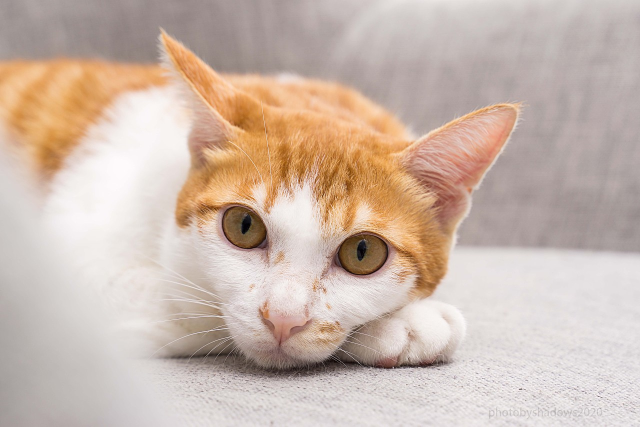
#> input picture opencv/cat.jpg, 1280 x 853 px (shown at 1/2 size)
$ python test_3.py
#> lines starting #> are read from the running program, lines starting #| are printed output that depends on the picture
import cv2

img = cv2.imread('cat.jpg')
#> img is the input picture: shape (853, 1280, 3); mean B, G, R 172, 184, 203.1
img = cv2.resize(img, (500, 500))
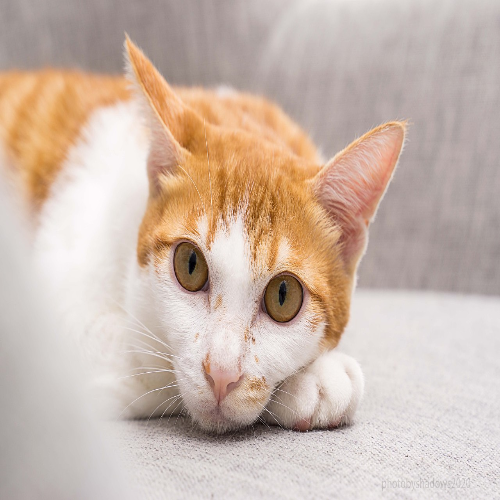
#> img: shape (500, 500, 3); mean B, G, R 171.9, 183.9, 203
top_size, bottom_size, left_size, right_size = [50, 50, 50, 50]
show = cv2.copyMakeBorder(img, top_size, bottom_size, left_size, right_size, cv2.BORDER_WRAP, value= 0)
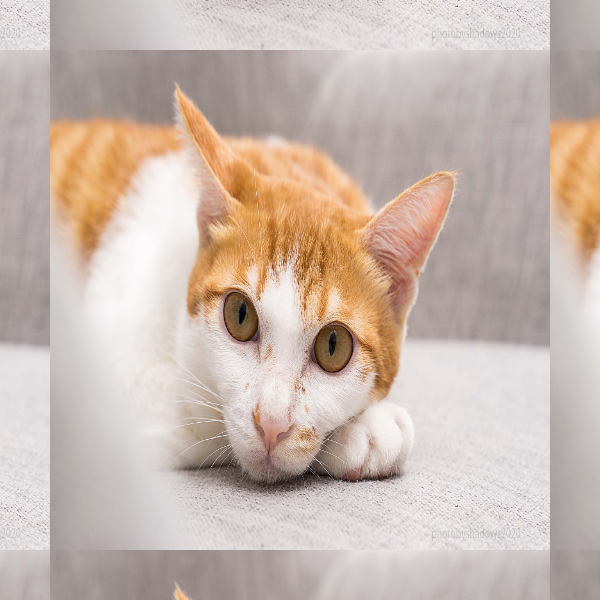
#> show: shape (600, 600, 3); mean B, G, R 175.3, 184.9, 201.4
gray = cv2.cvtColor(show, cv2.COLOR_BGR2GRAY)
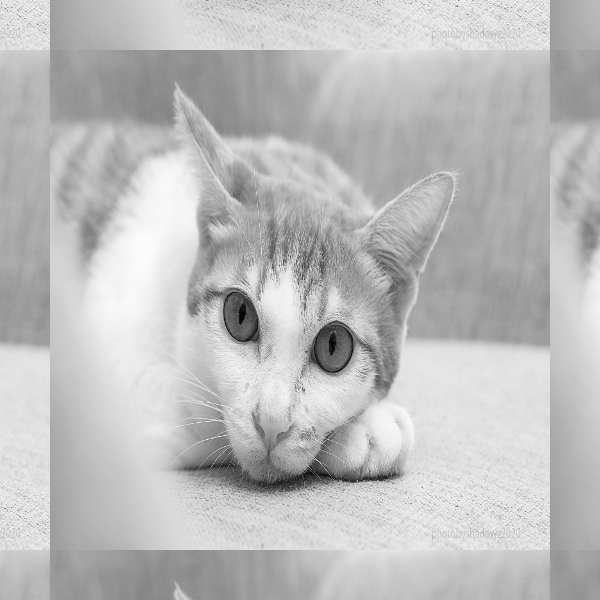
#> gray: shape (600, 600); min 1, max 252, mean 188.7
cv2.imshow('neko', gray)
cv2.waitKey(0)
